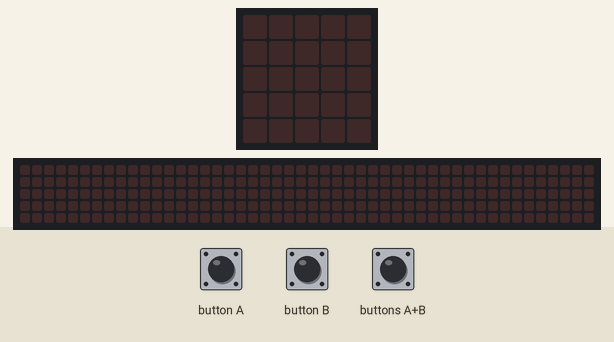
This program was run on a simulated Calliope mini (MakeCode). Parts: the board's 5×5 LED display, a strip that is not on the board, showing the scrolling text unrolled. The inputs (shaded band) are chosen by the test bench. The 48×5 strip is a reading aid, not a part: it shows the text the display is scrolling, unrolled, one strip-width of it at a time; the short countdown, score and lost-life animations are approximate.

Above: at 1.2 s.
1.3 s: buttons A+B pressed for 0.15 s
At 5.8 s:
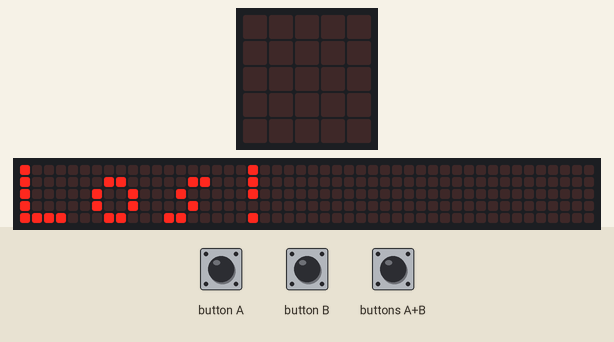
7.3 s: button A pressed for 0.15 s
At 7.8 s:
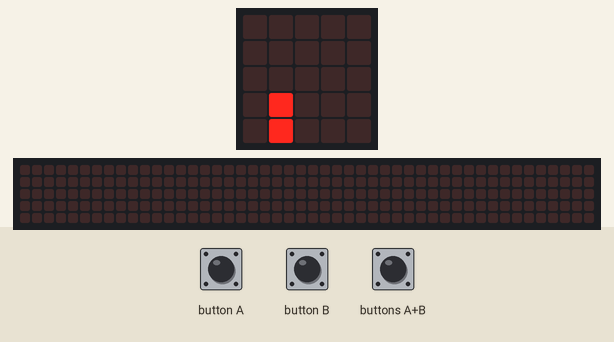
10.3 s: button A pressed for 0.15 s
At 10.8 s:
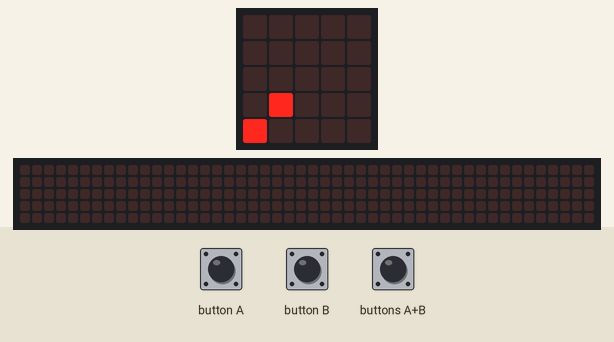
13.3 s: button A pressed for 0.15 s
At 13.8 s:
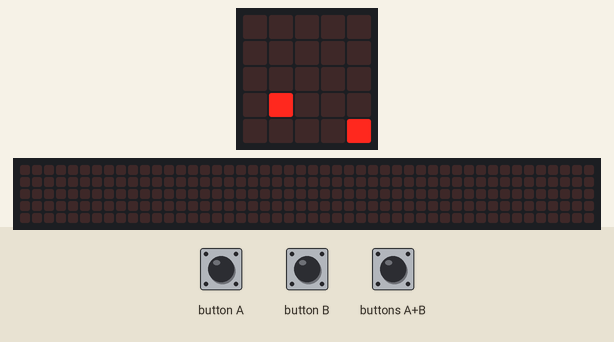
Timing chart, 0 to 16.3 s (numbered marks = the images above; inputs shaded):
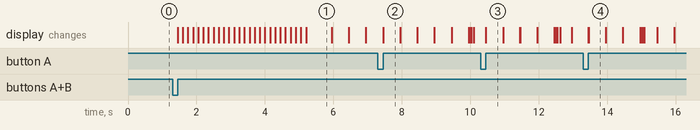

The program:

main.ts
```typescript
let Dino: game.LedSprite = null
let Kaktus: game.LedSprite = null
input.onButtonEvent(Button.A, input.buttonEventClick(), function () {
    Dino.change(LedSpriteProperty.Y, -1)
    basic.pause(1000)
    Dino.change(LedSpriteProperty.Y, 1)
})
input.onButtonEvent(Button.AB, input.buttonEventClick(), function () {
    game.setLife(10)
    basic.showString("Los!")
    Dino = game.createSprite(1, 4)
    for (let index = 0; index < 50; index++) {
        Kaktus = game.createSprite(4, 4)
        basic.pause(500)
        Kaktus.change(LedSpriteProperty.X, -1)
        basic.pause(500)
        Kaktus.change(LedSpriteProperty.X, -1)
        basic.pause(500)
        if (Dino.isTouching(Kaktus)) {
            game.removeLife(1)
        }
        Kaktus.change(LedSpriteProperty.X, -1)
        if (Dino.isTouching(Kaktus)) {
            game.removeLife(1)
        }
        basic.pause(500)
        Kaktus.change(LedSpriteProperty.X, -1)
        basic.pause(500)
        Kaktus.change(LedSpriteProperty.X, -1)
        Kaktus.delete()
    }
    Dino.delete()
    basic.showString("Du hast gewonnen!")
    for (let index = 0; index < 999999; index++) {
        basic.showLeds(`
            . . . . #
            . . . # #
            . . # # #
            . . . . #
            . . . . #
            `)
        basic.showLeds(`
            . . . . .
            . . . . .
            . . . . .
            . . . . .
            . . . . .
            `)
    }
})
```

test.ts
```typescript
// Hier kann man Tests durchführen; diese Datei wird nicht kompiliert, wenn dieses Paket als Erweiterung verwendet wird.
```

Measured:
- after the input at 1.3 s, the display: changes after 0.15 s (image 1)
- after the input at 7.3 s, the display: first changes after 0.15 s (image 2 shows a later state)
- after the input at 10.3 s, the display: first changes after 0.15 s (image 3 shows a later state)
- after the input at 13.3 s, the display: first changes after 0.15 s (image 4 shows a later state)
- what the display in image 1 shows lasts 0.8 s, from 5.2 s to 6.0 s
- what the display in image 2 shows lasts 0.5 s, from 7.5 s to 8.0 s
